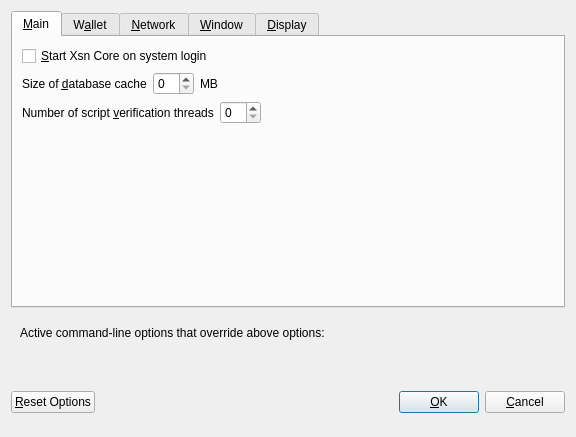
<?xml version="1.0" encoding="UTF-8"?>
<ui version="4.0">
 <class>OptionsDialog</class>
 <widget class="QDialog" name="OptionsDialog">
  <property name="geometry">
   <rect>
    <x>0</x>
    <y>0</y>
    <width>576</width>
    <height>402</height>
   </rect>
  </property>
  <property name="windowTitle">
   <string>Options</string>
  </property>
  <property name="modal">
   <bool>true</bool>
  </property>
  <layout class="QVBoxLayout" name="verticalLayout">
   <item>
    <widget class="QTabWidget" name="tabWidget">
     <property name="currentIndex">
      <number>0</number>
     </property>
     <widget class="QWidget" name="tabMain">
      <attribute name="title">
       <string>&amp;Main</string>
      </attribute>
      <layout class="QVBoxLayout" name="verticalLayout_Main">
       <item>
        <widget class="QCheckBox" name="bitcoinAtStartup">
         <property name="toolTip">
          <string>Automatically start Xsn Core after logging in to the system.</string>
         </property>
         <property name="text">
          <string>&amp;Start Xsn Core on system login</string>
         </property>
        </widget>
       </item>
       <item>
        <layout class="QHBoxLayout" name="horizontalLayout_2_Main">
         <item>
          <widget class="QLabel" name="databaseCacheLabel">
           <property name="text">
            <string>Size of &amp;database cache</string>
           </property>
           <property name="textFormat">
            <enum>Qt::PlainText</enum>
           </property>
           <property name="buddy">
            <cstring>databaseCache</cstring>
           </property>
          </widget>
         </item>
         <item>
          <widget class="QSpinBox" name="databaseCache"/>
         </item>
         <item>
          <widget class="QLabel" name="databaseCacheUnitLabel">
           <property name="text">
            <string>MB</string>
           </property>
           <property name="textFormat">
            <enum>Qt::PlainText</enum>
           </property>
          </widget>
         </item>
         <item>
          <spacer name="horizontalSpacer_2_Main">
           <property name="orientation">
            <enum>Qt::Horizontal</enum>
           </property>
           <property name="sizeHint" stdset="0">
            <size>
             <width>40</width>
             <height>20</height>
            </size>
           </property>
          </spacer>
         </item>
        </layout>
       </item>
       <item>
        <layout class="QHBoxLayout" name="horizontalLayout_3_Main">
         <item>
          <widget class="QLabel" name="threadsScriptVerifLabel">
           <property name="text">
            <string>Number of script &amp;verification threads</string>
           </property>
           <property name="textFormat">
            <enum>Qt::PlainText</enum>
           </property>
           <property name="buddy">
            <cstring>threadsScriptVerif</cstring>
           </property>
          </widget>
         </item>
         <item>
          <widget class="QSpinBox" name="threadsScriptVerif">
           <property name="toolTip">
            <string>(0 = auto, &lt;0 = leave that many cores free)</string>
           </property>
          </widget>
         </item>
         <item>
          <spacer name="horizontalSpacer_3_Main">
           <property name="orientation">
            <enum>Qt::Horizontal</enum>
           </property>
           <property name="sizeHint" stdset="0">
            <size>
             <width>40</width>
             <height>20</height>
            </size>
           </property>
          </spacer>
         </item>
        </layout>
       </item>
       <item>
        <spacer name="verticalSpacer_Main">
         <property name="orientation">
          <enum>Qt::Vertical</enum>
         </property>
         <property name="sizeHint" stdset="0">
          <size>
           <width>20</width>
           <height>40</height>
          </size>
         </property>
        </spacer>
       </item>
      </layout>
     </widget>
     <widget class="QWidget" name="tabWallet">
      <attribute name="title">
       <string>W&amp;allet</string>
      </attribute>
      <layout class="QVBoxLayout" name="verticalLayout_Wallet">
       <item>
        <widget class="QGroupBox" name="groupBox">
         <property name="title">
          <string>Expert</string>
         </property>
         <layout class="QVBoxLayout" name="verticalLayout_2">
          <item>
           <widget class="QCheckBox" name="coinControlFeatures">
            <property name="toolTip">
             <string>Whether to show coin control features or not.</string>
            </property>
            <property name="text">
             <string>Enable coin &amp;control features</string>
            </property>
           </widget>
          </item>
          <item>
           <widget class="QCheckBox" name="showMasternodesTab">
            <property name="toolTip">
             <string>Show additional tab listing all your masternodes in first sub-tab&lt;br/&gt;and all masternodes on the network in second sub-tab.</string>
            </property>
            <property name="text">
             <string>Show Masternodes Tab</string>
            </property>
           </widget>
          </item>
          <item>
           <widget class="QCheckBox" name="showAdvancedPSUI">
            <property name="toolTip">
             <string>Show additional information and buttons for PrivateSend on overview screen.</string>
            </property>
            <property name="text">
             <string>Enable advanced PrivateSend interface</string>
            </property>
           </widget>
          </item>
          <item>
           <widget class="QCheckBox" name="lowKeysWarning">
            <property name="toolTip">
             <string>Show warning dialog when PrivateSend detects that wallet has very low number of keys left.</string>
            </property>
            <property name="text">
             <string>Warn if PrivateSend is running out of keys</string>
            </property>
           </widget>
          </item>
          <item>
           <widget class="QCheckBox" name="privateSendMultiSession">
            <property name="toolTip">
             <string>Whether to use experimental PrivateSend mode with multiple mixing sessions per block.&lt;br/&gt;Note: You must use this feature carefully.&lt;br/&gt;Make sure you always have recent wallet (auto)backup in a safe place!</string>
            </property>
            <property name="text">
             <string>Enable PrivateSend &amp;multi-session</string>
            </property>
           </widget>
          </item>
          <item>
           <widget class="QCheckBox" name="spendZeroConfChange">
            <property name="toolTip">
             <string>If you disable the spending of unconfirmed change, the change from a transaction&lt;br/&gt;cannot be used until that transaction has at least one confirmation.&lt;br/&gt;This also affects how your balance is computed.</string>
            </property>
            <property name="text">
             <string>&amp;Spend unconfirmed change</string>
            </property>
           </widget>
          </item>
         </layout>
        </widget>
       </item>
       <item>
        <layout class="QHBoxLayout" name="horizontalLayout_4_Wallet">
         <item>
          <widget class="QLabel" name="label">
           <property name="toolTip">
            <string>This setting determines the amount of individual masternodes that an input will be anonymized through.&lt;br/&gt;More rounds of anonymization gives a higher degree of privacy, but also costs more in fees.</string>
           </property>
           <property name="text">
            <string>PrivateSend rounds to use</string>
           </property>
          </widget>
         </item>
         <item>
          <widget class="QSpinBox" name="privateSendRounds">
           <property name="minimum">
            <number>2</number>
           </property>
           <property name="maximum">
            <number>8</number>
           </property>
           <property name="value">
            <number>4</number>
           </property>
          </widget>
         </item>
        </layout>
       </item>
       <item>
        <layout class="QHBoxLayout" name="horizontalLayout">
         <item>
          <widget class="QLabel" name="label_2">
           <property name="toolTip">
            <string>This amount acts as a threshold to turn off PrivateSend once it's reached.</string>
           </property>
           <property name="statusTip">
            <string notr="true"/>
           </property>
           <property name="whatsThis">
            <string notr="true"/>
           </property>
           <property name="accessibleName">
            <string notr="true"/>
           </property>
           <property name="accessibleDescription">
            <string notr="true"/>
           </property>
           <property name="text">
            <string>Amount of Xsn to keep anonymized</string>
           </property>
          </widget>
         </item>
         <item>
          <widget class="QSpinBox" name="privateSendAmount">
           <property name="minimum">
            <number>2</number>
           </property>
           <property name="maximum">
            <number>2000</number>
           </property>
           <property name="singleStep">
            <number>10</number>
           </property>
           <property name="value">
            <number>1000</number>
           </property>
          </widget>
         </item>
        </layout>
       </item>
       <item>
        <spacer name="verticalSpacer_Wallet">
         <property name="orientation">
          <enum>Qt::Vertical</enum>
         </property>
         <property name="sizeHint" stdset="0">
          <size>
           <width>20</width>
           <height>40</height>
          </size>
         </property>
        </spacer>
       </item>
      </layout>
     </widget>
     <widget class="QWidget" name="tabNetwork">
      <attribute name="title">
       <string>&amp;Network</string>
      </attribute>
      <layout class="QVBoxLayout" name="verticalLayout_Network">
       <item>
        <widget class="QCheckBox" name="mapPortUpnp">
         <property name="toolTip">
          <string>Automatically open the Xsn Core client port on the router. This only works when your router supports UPnP and it is enabled.</string>
         </property>
         <property name="text">
          <string>Map port using &amp;UPnP</string>
         </property>
        </widget>
       </item>
       <item>
        <widget class="QCheckBox" name="allowIncoming">
         <property name="toolTip">
          <string>Accept connections from outside</string>
         </property>
         <property name="text">
          <string>Allow incoming connections</string>
         </property>
        </widget>
       </item>
       <item>
        <widget class="QCheckBox" name="connectSocks">
         <property name="toolTip">
          <string>Connect to the Xsn network through a SOCKS5 proxy.</string>
         </property>
         <property name="text">
          <string>&amp;Connect through SOCKS5 proxy (default proxy):</string>
         </property>
        </widget>
       </item>
       <item>
        <layout class="QHBoxLayout" name="horizontalLayout_1_Network">
         <item>
          <widget class="QLabel" name="proxyIpLabel">
           <property name="text">
            <string>Proxy &amp;IP:</string>
           </property>
           <property name="textFormat">
            <enum>Qt::PlainText</enum>
           </property>
           <property name="buddy">
            <cstring>proxyIp</cstring>
           </property>
          </widget>
         </item>
         <item>
          <widget class="QValidatedLineEdit" name="proxyIp">
           <property name="minimumSize">
            <size>
             <width>140</width>
             <height>0</height>
            </size>
           </property>
           <property name="maximumSize">
            <size>
             <width>140</width>
             <height>16777215</height>
            </size>
           </property>
           <property name="toolTip">
            <string>IP address of the proxy (e.g. IPv4: 127.0.0.1 / IPv6: ::1)</string>
           </property>
          </widget>
         </item>
         <item>
          <widget class="QLabel" name="proxyPortLabel">
           <property name="text">
            <string>&amp;Port:</string>
           </property>
           <property name="textFormat">
            <enum>Qt::PlainText</enum>
           </property>
           <property name="buddy">
            <cstring>proxyPort</cstring>
           </property>
          </widget>
         </item>
         <item>
          <widget class="QLineEdit" name="proxyPort">
           <property name="minimumSize">
            <size>
             <width>55</width>
             <height>0</height>
            </size>
           </property>
           <property name="maximumSize">
            <size>
             <width>55</width>
             <height>16777215</height>
            </size>
           </property>
           <property name="toolTip">
            <string>Port of the proxy (e.g. 9050)</string>
           </property>
          </widget>
         </item>
         <item>
          <spacer name="horizontalSpacer_1_Network">
           <property name="orientation">
            <enum>Qt::Horizontal</enum>
           </property>
           <property name="sizeHint" stdset="0">
            <size>
             <width>40</width>
             <height>20</height>
            </size>
           </property>
          </spacer>
         </item>
        </layout>
       </item>
       <item>
        <layout class="QHBoxLayout" name="horizontalLayout_2_Network">
         <item>
          <widget class="QLabel" name="proxyActiveNets">
           <property name="text">
            <string>Used for reaching peers via:</string>
           </property>
           <property name="textFormat">
            <enum>Qt::PlainText</enum>
           </property>
          </widget>
         </item>
         <item>
          <widget class="QCheckBox" name="proxyReachIPv4">
           <property name="enabled">
            <bool>false</bool>
           </property>
           <property name="toolTip">
            <string>Shows, if the supplied default SOCKS5 proxy is used to reach peers via this network type.</string>
           </property>
           <property name="text">
            <string/>
           </property>
          </widget>
         </item>
         <item>
          <widget class="QLabel" name="proxyReachIPv4Label">
           <property name="text">
            <string>IPv4</string>
           </property>
           <property name="textFormat">
            <enum>Qt::PlainText</enum>
           </property>
          </widget>
         </item>
         <item>
          <widget class="QCheckBox" name="proxyReachIPv6">
           <property name="enabled">
            <bool>false</bool>
           </property>
           <property name="toolTip">
            <string>Shows, if the supplied default SOCKS5 proxy is used to reach peers via this network type.</string>
           </property>
           <property name="text">
            <string/>
           </property>
          </widget>
         </item>
         <item>
          <widget class="QLabel" name="proxyReachIPv6Label">
           <property name="text">
            <string>IPv6</string>
           </property>
           <property name="textFormat">
            <enum>Qt::PlainText</enum>
           </property>
          </widget>
         </item>
         <item>
          <widget class="QCheckBox" name="proxyReachTor">
           <property name="enabled">
            <bool>false</bool>
           </property>
           <property name="toolTip">
            <string>Shows, if the supplied default SOCKS5 proxy is used to reach peers via this network type.</string>
           </property>
           <property name="text">
            <string/>
           </property>
          </widget>
         </item>
         <item>
          <widget class="QLabel" name="proxyReachTorLabel">
           <property name="text">
            <string>Tor</string>
           </property>
           <property name="textFormat">
            <enum>Qt::PlainText</enum>
           </property>
          </widget>
         </item>
         <item>
          <spacer name="horizontalSpacer_2_Network">
           <property name="orientation">
            <enum>Qt::Horizontal</enum>
           </property>
           <property name="sizeHint" stdset="0">
            <size>
             <width>40</width>
             <height>20</height>
            </size>
           </property>
          </spacer>
         </item>
        </layout>
       </item>
       <item>
        <widget class="QCheckBox" name="connectSocksTor">
         <property name="toolTip">
          <string>Connect to the Xsn network through a separate SOCKS5 proxy for Tor hidden services.</string>
         </property>
         <property name="text">
          <string>Use separate SOCKS5 proxy to reach peers via Tor hidden services:</string>
         </property>
        </widget>
       </item>
       <item>
        <layout class="QHBoxLayout" name="horizontalLayout_3_Network">
         <item>
          <widget class="QLabel" name="proxyIpTorLabel">
           <property name="text">
            <string>Proxy &amp;IP:</string>
           </property>
           <property name="textFormat">
            <enum>Qt::PlainText</enum>
           </property>
           <property name="buddy">
            <cstring>proxyIpTor</cstring>
           </property>
          </widget>
         </item>
         <item>
          <widget class="QValidatedLineEdit" name="proxyIpTor">
           <property name="minimumSize">
            <size>
             <width>140</width>
             <height>0</height>
            </size>
           </property>
           <property name="maximumSize">
            <size>
             <width>140</width>
             <height>16777215</height>
            </size>
           </property>
           <property name="toolTip">
            <string>IP address of the proxy (e.g. IPv4: 127.0.0.1 / IPv6: ::1)</string>
           </property>
          </widget>
         </item>
         <item>
          <widget class="QLabel" name="proxyPortTorLabel">
           <property name="text">
            <string>&amp;Port:</string>
           </property>
           <property name="textFormat">
            <enum>Qt::PlainText</enum>
           </property>
           <property name="buddy">
            <cstring>proxyPortTor</cstring>
           </property>
          </widget>
         </item>
         <item>
          <widget class="QLineEdit" name="proxyPortTor">
           <property name="minimumSize">
            <size>
             <width>55</width>
             <height>0</height>
            </size>
           </property>
           <property name="maximumSize">
            <size>
             <width>55</width>
             <height>16777215</height>
            </size>
           </property>
           <property name="toolTip">
            <string>Port of the proxy (e.g. 9050)</string>
           </property>
          </widget>
         </item>
         <item>
          <spacer name="horizontalSpacer_4_Network">
           <property name="orientation">
            <enum>Qt::Horizontal</enum>
           </property>
           <property name="sizeHint" stdset="0">
            <size>
             <width>40</width>
             <height>20</height>
            </size>
           </property>
          </spacer>
         </item>
        </layout>
       </item>
       <item>
        <spacer name="verticalSpacer_Network">
         <property name="orientation">
          <enum>Qt::Vertical</enum>
         </property>
         <property name="sizeHint" stdset="0">
          <size>
           <width>20</width>
           <height>40</height>
          </size>
         </property>
        </spacer>
       </item>
      </layout>
     </widget>
     <widget class="QWidget" name="tabWindow">
      <attribute name="title">
       <string>&amp;Window</string>
      </attribute>
      <layout class="QVBoxLayout" name="verticalLayout_Window">
       <item>
        <widget class="QCheckBox" name="hideTrayIcon">
         <property name="toolTip">
          <string>&amp;Hide the icon from the system tray.</string>
         </property>
         <property name="text">
          <string>Hide tray icon</string>
         </property>
        </widget>
       </item>
       <item>
        <widget class="QCheckBox" name="minimizeToTray">
         <property name="toolTip">
          <string>Show only a tray icon after minimizing the window.</string>
         </property>
         <property name="text">
          <string>&amp;Minimize to the tray instead of the taskbar</string>
         </property>
        </widget>
       </item>
       <item>
        <widget class="QCheckBox" name="minimizeOnClose">
         <property name="toolTip">
          <string>Minimize instead of exit the application when the window is closed. When this option is enabled, the application will be closed only after selecting Exit in the menu.</string>
         </property>
         <property name="text">
          <string>M&amp;inimize on close</string>
         </property>
        </widget>
       </item>
       <item>
        <spacer name="verticalSpacer_Window">
         <property name="orientation">
          <enum>Qt::Vertical</enum>
         </property>
         <property name="sizeHint" stdset="0">
          <size>
           <width>20</width>
           <height>40</height>
          </size>
         </property>
        </spacer>
       </item>
      </layout>
     </widget>
     <widget class="QWidget" name="tabDisplay">
      <attribute name="title">
       <string>&amp;Display</string>
      </attribute>
      <layout class="QVBoxLayout" name="verticalLayout_Display">
       <item>
        <layout class="QHBoxLayout" name="horizontalLayout_1_Display">
         <item>
          <widget class="QLabel" name="langLabel">
           <property name="text">
            <string>User Interface &amp;language:</string>
           </property>
           <property name="textFormat">
            <enum>Qt::PlainText</enum>
           </property>
           <property name="buddy">
            <cstring>lang</cstring>
           </property>
          </widget>
         </item>
         <item>
          <widget class="QValueComboBox" name="lang">
           <property name="toolTip">
            <string>The user interface language can be set here. This setting will take effect after restarting Xsn Core.</string>
           </property>
          </widget>
         </item>
        </layout>
       </item>
       <item>
        <widget class="QLabel" name="label_3">
         <property name="toolTip">
          <string notr="true"/>
         </property>
         <property name="statusTip">
          <string notr="true"/>
         </property>
         <property name="whatsThis">
          <string notr="true"/>
         </property>
         <property name="accessibleName">
          <string notr="true"/>
         </property>
         <property name="text">
          <string>Language missing or translation incomplete? Help contributing translations here:
https://www.transifex.com/projects/p/xsn/</string>
         </property>
         <property name="wordWrap">
          <bool>true</bool>
         </property>
         <property name="openExternalLinks">
          <bool>true</bool>
         </property>
         <property name="textInteractionFlags">
          <set>Qt::TextBrowserInteraction</set>
         </property>
        </widget>
       </item>
       <item>
        <layout class="QHBoxLayout" name="horizontalLayout_4_Display" stretch="0,0">
         <item>
          <widget class="QLabel" name="themeLabel">
           <property name="text">
            <string>User Interface Theme:</string>
           </property>
          </widget>
         </item>
         <item>
          <widget class="QValueComboBox" name="theme"/>
         </item>
        </layout>
       </item>
       <item>
        <widget class="Line" name="line">
         <property name="orientation">
          <enum>Qt::Horizontal</enum>
         </property>
        </widget>
       </item>
       <item>
        <layout class="QHBoxLayout" name="horizontalLayout_2_Display">
         <item>
          <widget class="QLabel" name="unitLabel">
           <property name="text">
            <string>&amp;Unit to show amounts in:</string>
           </property>
           <property name="textFormat">
            <enum>Qt::PlainText</enum>
           </property>
           <property name="buddy">
            <cstring>unit</cstring>
           </property>
          </widget>
         </item>
         <item>
          <widget class="QValueComboBox" name="unit">
           <property name="toolTip">
            <string>Choose the default subdivision unit to show in the interface and when sending coins.</string>
           </property>
          </widget>
         </item>
        </layout>
       </item>
       <item>
        <layout class="QHBoxLayout" name="horizontalLayout_5_Display">
         <item>
          <widget class="QLabel" name="digitsLabel">
           <property name="text">
            <string>Decimal digits</string>
           </property>
          </widget>
         </item>
         <item>
          <widget class="QValueComboBox" name="digits"/>
         </item>
        </layout>
       </item>
       <item>
        <layout class="QHBoxLayout" name="horizontalLayout_3_Display">
         <item>
          <widget class="QLabel" name="thirdPartyTxUrlsLabel">
           <property name="toolTip">
            <string>Third party URLs (e.g. a block explorer) that appear in the transactions tab as context menu items.&lt;br/&gt;%s in the URL is replaced by transaction hash. Multiple URLs are separated by vertical bar |.</string>
           </property>
           <property name="text">
            <string>Third party transaction URLs</string>
           </property>
           <property name="buddy">
            <cstring>thirdPartyTxUrls</cstring>
           </property>
          </widget>
         </item>
         <item>
          <widget class="QLineEdit" name="thirdPartyTxUrls">
           <property name="toolTip">
            <string>Third party URLs (e.g. a block explorer) that appear in the transactions tab as context menu items.&lt;br/&gt;%s in the URL is replaced by transaction hash. Multiple URLs are separated by vertical bar |.</string>
           </property>
          </widget>
         </item>
        </layout>
       </item>
       <item>
        <spacer name="verticalSpacer">
         <property name="orientation">
          <enum>Qt::Vertical</enum>
         </property>
         <property name="sizeHint" stdset="0">
          <size>
           <width>20</width>
           <height>40</height>
          </size>
         </property>
        </spacer>
       </item>
      </layout>
     </widget>
    </widget>
   </item>
   <item>
    <widget class="QFrame" name="frame">
     <layout class="QVBoxLayout" name="verticalLayout_Bottom">
      <item>
       <layout class="QHBoxLayout" name="horizontalLayout_Bottom">
        <item>
         <widget class="QLabel" name="overriddenByCommandLineInfoLabel">
          <property name="text">
           <string>Active command-line options that override above options:</string>
          </property>
          <property name="textFormat">
           <enum>Qt::PlainText</enum>
          </property>
         </widget>
        </item>
        <item>
         <spacer name="horizontalSpacer_Bottom">
          <property name="orientation">
           <enum>Qt::Horizontal</enum>
          </property>
          <property name="sizeHint" stdset="0">
           <size>
            <width>40</width>
            <height>20</height>
           </size>
          </property>
         </spacer>
        </item>
       </layout>
      </item>
      <item>
       <widget class="QLabel" name="overriddenByCommandLineLabel">
        <property name="text">
         <string/>
        </property>
        <property name="textFormat">
         <enum>Qt::PlainText</enum>
        </property>
        <property name="wordWrap">
         <bool>true</bool>
        </property>
       </widget>
      </item>
     </layout>
    </widget>
   </item>
   <item>
    <layout class="QHBoxLayout" name="horizontalLayout_Buttons">
     <item>
      <widget class="QPushButton" name="resetButton">
       <property name="toolTip">
        <string>Reset all client options to default.</string>
       </property>
       <property name="text">
        <string>&amp;Reset Options</string>
       </property>
       <property name="autoDefault">
        <bool>false</bool>
       </property>
      </widget>
     </item>
     <item>
      <spacer name="horizontalSpacer_1">
       <property name="orientation">
        <enum>Qt::Horizontal</enum>
       </property>
       <property name="sizeHint" stdset="0">
        <size>
         <width>40</width>
         <height>48</height>
        </size>
       </property>
      </spacer>
     </item>
     <item>
      <widget class="QLabel" name="statusLabel">
       <property name="minimumSize">
        <size>
         <width>200</width>
         <height>0</height>
        </size>
       </property>
       <property name="font">
        <font>
         <weight>75</weight>
         <bold>true</bold>
        </font>
       </property>
       <property name="text">
        <string/>
       </property>
       <property name="textFormat">
        <enum>Qt::PlainText</enum>
       </property>
       <property name="wordWrap">
        <bool>true</bool>
       </property>
      </widget>
     </item>
     <item>
      <spacer name="horizontalSpacer_2">
       <property name="orientation">
        <enum>Qt::Horizontal</enum>
       </property>
       <property name="sizeHint" stdset="0">
        <size>
         <width>40</width>
         <height>48</height>
        </size>
       </property>
      </spacer>
     </item>
     <item>
      <widget class="QPushButton" name="okButton">
       <property name="text">
        <string>&amp;OK</string>
       </property>
       <property name="autoDefault">
        <bool>false</bool>
       </property>
       <property name="default">
        <bool>true</bool>
       </property>
      </widget>
     </item>
     <item>
      <widget class="QPushButton" name="cancelButton">
       <property name="text">
        <string>&amp;Cancel</string>
       </property>
       <property name="autoDefault">
        <bool>false</bool>
       </property>
      </widget>
     </item>
    </layout>
   </item>
  </layout>
 </widget>
 <customwidgets>
  <customwidget>
   <class>QValidatedLineEdit</class>
   <extends>QLineEdit</extends>
   <header>qvalidatedlineedit.h</header>
  </customwidget>
  <customwidget>
   <class>QValueComboBox</class>
   <extends>QComboBox</extends>
   <header>qvaluecombobox.h</header>
  </customwidget>
 </customwidgets>
 <resources/>
 <connections/>
</ui>
